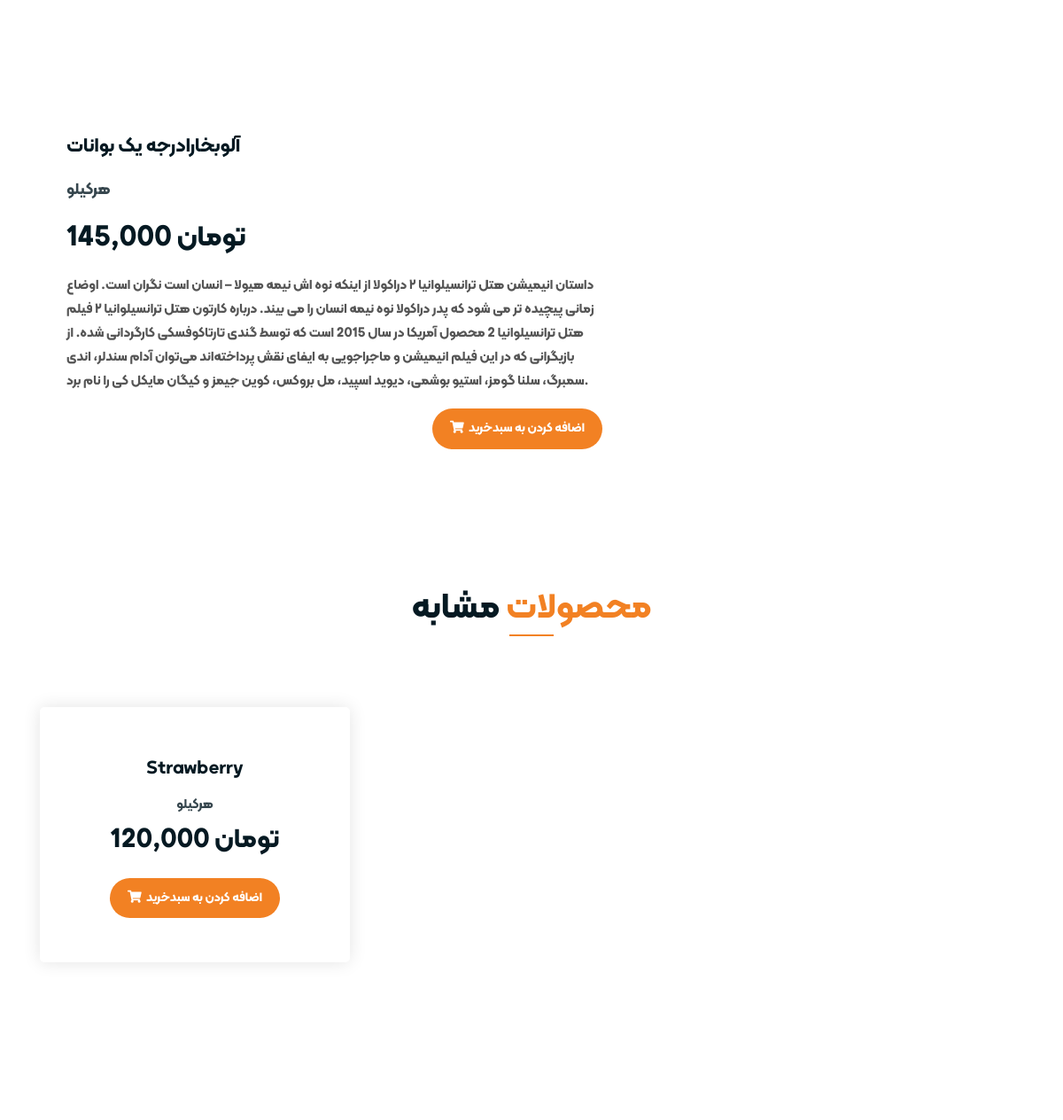
The app's page /1/ (upper part), older data.
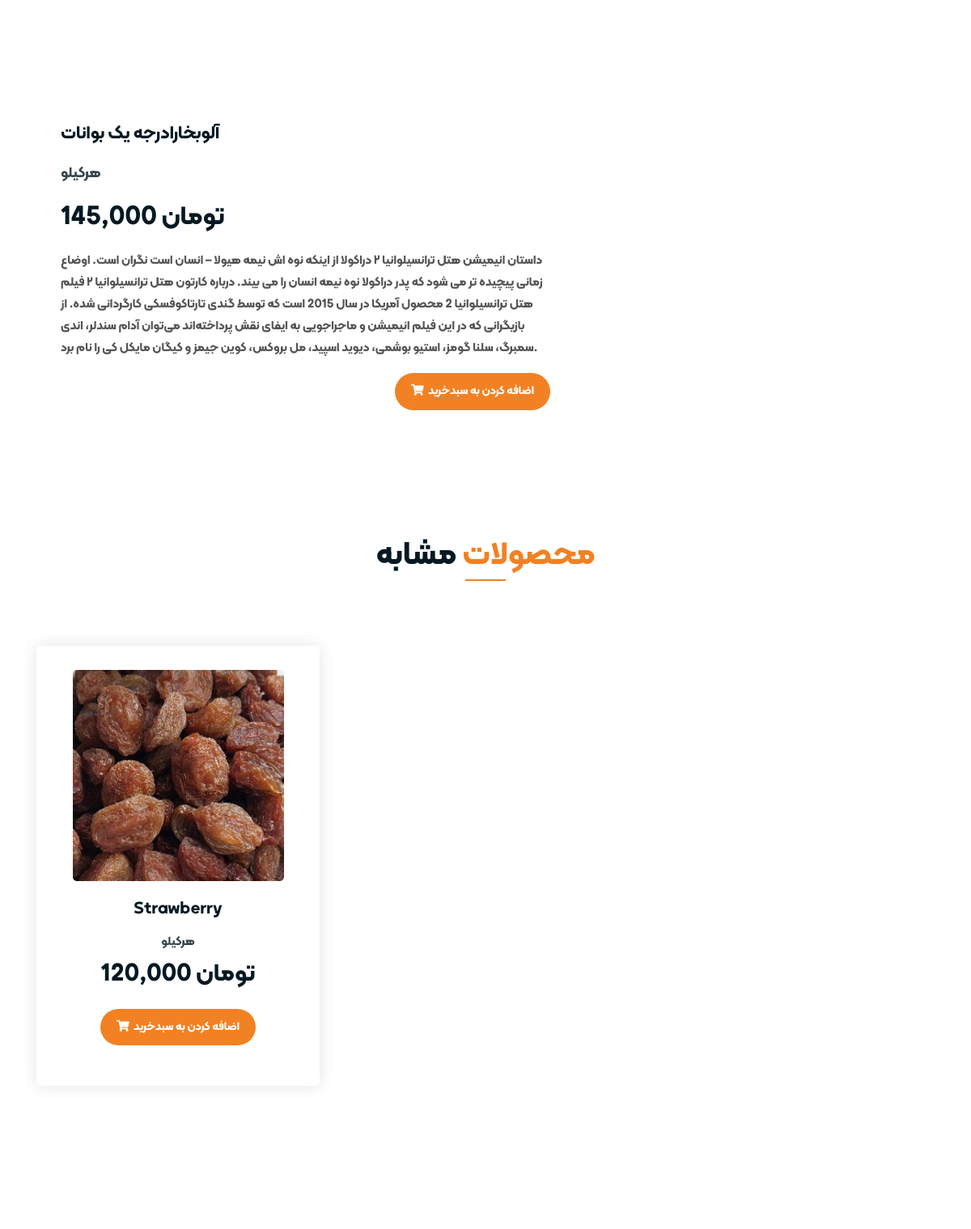
The same page, newer data.
### core/models.py (models this page shows, shortened)
class Product(models.Model):
    is_active=models.BooleanField(
        default=True,
        verbose_name="is_active",
        help_text="is_active",
        db_index=True
    )
    name=models.CharField(
        max_length=100,
        db_index=True,
        verbose_name="name",
        help_text="name",
    )
    image=models.ImageField(
        db_index=True,
        validators=[
            FileExtensionValidator(
                allowed_extensions=[
                    "png","jpg","jpeg"
                ]
            )
        ],
        blank=True,
        null=True
    )
    description=models.TextField(
        blank=True,
        null=True,
        db_index=True,
        verbose_name="description",
        help_text="description",
        db_column="description"
    )
    price=models.PositiveIntegerField(
        db_index=True,
        verbose_name="price",
        help_text="price",
        blank=True,
        null=True
    )
    stock_number=models.PositiveIntegerField(
        db_index=True,
        verbose_name="stock kilogramm",
        help_text="stock kilogramm",
        blank=True,
        null=True
    )
    in_stock=models.BooleanField(
        default=True,
        db_index=True,
        verbose_name="in stock",
        help_text="in stock",
        blank=True,
        null=True
    )
    created=models.DateTimeField(
        auto_now_add=True,
        db_index=True,
        verbose_name="created time",
        help_text="created time"
    )
    updated=models.DateTimeField(
        auto_now=True,
        db_index=True,
        db_column="updated",
        name="updated",
        verbose_name="updated time",
        help_text="updated time"
    )

### core/views.py (the view)
# urls.py: path("<int:id>/",views.productDetail,name="detail"),
def productDetail(request,id):
    p=get_object_or_404(Product,is_active=True,id=id)
    related=Product.objects.filter(
        is_active=True
    ).exclude(
        id=p.id
    )
    context={
        'p':p,
        'related':related
    }
    return render(request,"main/detail.html",context)

### card/context_processor.py (called while the page is built)
def item_count(request):
    if request.user.is_authenticated:
        c=CartItem.objects.filter(
            cart_status="notPaid"
        ).aggregate(c=Sum("quantity"))
        if c.get('c'):
            return {"count":c.get("c")}
        else:
            return {
                "count":0
            }
    else:
        return {
            "count":0
        }

### templates/main/detail.html (shortened to what this page needs)
{% extends 'main/base.html' %}
{% load static %}
{% load humanize %}
{% load base_core %}
{% block head %}
<link href=" https://cdn.jsdelivr.net/npm/jquery-toast-plugin@1.3.2/dist/jquery.toast.min.css " rel="stylesheet">
<link rel="stylesheet" href="{% static 'css/jquery.toast.css' %}">
{% endblock head %}
{% block content %}
	<div class="single-product mt-150 mb-150">
		<div class="container">
			<div class="row">
				<div class="col-md-7">
					<div class="single-product-content">
						<h3>{{p.name}}</h3>
						<p class="single-product-pricing"><span>هرکیلو</span>  {{p.price|floatformat:"u"|intcomma:False}} تومان </p>
						<p>
                        {{p.description}}
                        </p>
						<div class="single-product-form text-right">
							<a  class="cart-btn addCart" id="{{p.id}}"><i class="fas fa-shopping-cart"></i>اضافه کردن به سبدخرید</a>
						</div>
					</div>
				</div>
                <div class="col-md-5">
					<div class="single-product-img">
					</div>
				</div>
			</div>
		</div>
	</div>
{% if related %}
	<div class="more-products mb-150">
		<div class="container">
			<div class="row">
				<div class="col-lg-8 offset-lg-2 text-center">
					<div class="section-title">
						<h3><span class="orange-text">محصولات</span> مشابه</h3>
					</div>
				</div>
			</div>
			<div class="row">
                {% for i in related %}
                    <div class="col-lg-4 col-md-6 text-center">
                        <div class="single-product-item">
                            <div class="product-image">
                                <a href="single-product.html">
                                    <img src="{% if i.image %}{{i.image.url}}{% endif %}" alt="">
                                </a>
                            </div>
                            <h3>Strawberry</h3>
                            <p class="product-price"><span>هرکیلو</span> {{i.price|floatformat:"u"|intcomma:False}} تومان</p>
                            {% if request.user.is_authenticated %}
                                    {% test_in_cart i.id as in_cart %}
                                    {% if in_cart %}
                                        <a  class="cart-btn" style="background-color: green;" href="{% url 'mycart' %}">
                                            <i class="fas fa-shopping-cart"></i>تسویه حساب</a>
                                    {% else %}
                                        <a id="{{i.id}}"  class="cart-btn cartAdd"><i class="fas fa-shopping-cart"></i>اضافه کردن به سبدخرید</a>
                                    {% endif %}
                                {% else %}
                                    <a  id="{{i.id}}"  class="cart-btn cartAdd"><i class="fas fa-shopping-cart"></i>اضافه کردن به سبدخرید</a>
                            {% endif %}
                        </div>
                    </div>
                {% endfor %}
			</div>
		</div>
	</div>
{% endif %}
{% endblock content %}

Row changes from the older to the newer data that the page shows:
changed Product (number 2 of 2 on the later page): image: picture added
